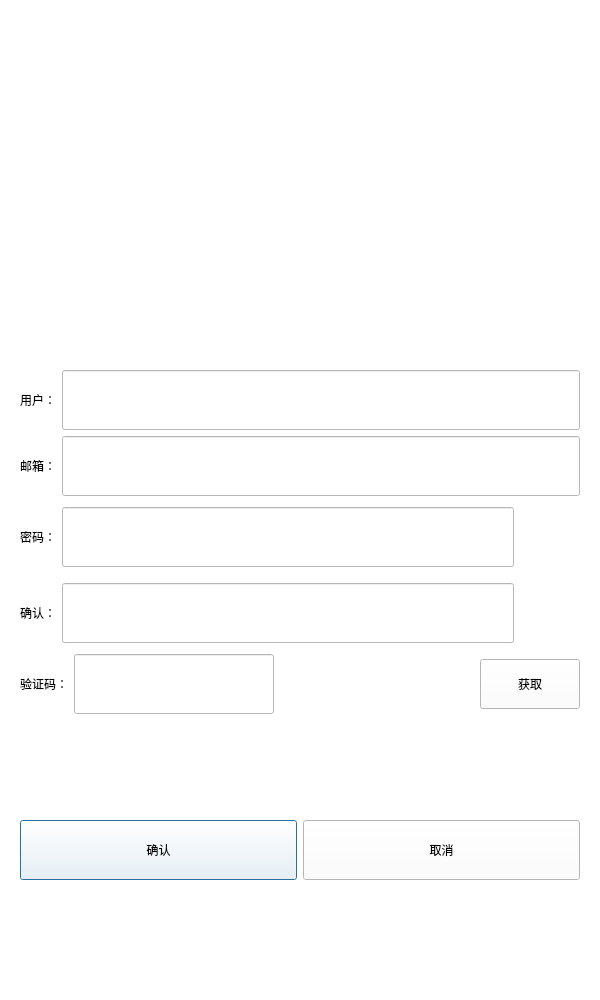
<?xml version="1.0" encoding="UTF-8"?>
<ui version="4.0">
 <class>RegisterDialog</class>
 <widget class="QDialog" name="RegisterDialog">
  <property name="geometry">
   <rect>
    <x>0</x>
    <y>0</y>
    <width>600</width>
    <height>1000</height>
   </rect>
  </property>
  <property name="minimumSize">
   <size>
    <width>600</width>
    <height>1000</height>
   </size>
  </property>
  <property name="maximumSize">
   <size>
    <width>600</width>
    <height>1000</height>
   </size>
  </property>
  <property name="windowTitle">
   <string>Dialog</string>
  </property>
  <property name="styleSheet">
   <string notr="true">background-color: rgb(255, 255, 255);</string>
  </property>
  <layout class="QGridLayout" name="gridLayout">
   <item row="1" column="0">
    <widget class="QStackedWidget" name="stackedWidget">
     <widget class="QWidget" name="page">
      <layout class="QGridLayout" name="gridLayout_2">
       <item row="2" column="0">
        <spacer name="verticalSpacer">
         <property name="orientation">
          <enum>Qt::Vertical</enum>
         </property>
         <property name="sizeType">
          <enum>QSizePolicy::Fixed</enum>
         </property>
         <property name="sizeHint" stdset="0">
          <size>
           <width>20</width>
           <height>100</height>
          </size>
         </property>
        </spacer>
       </item>
       <item row="3" column="0">
        <layout class="QHBoxLayout" name="horizontalLayout_6">
         <item>
          <widget class="QPushButton" name="sure_btn">
           <property name="minimumSize">
            <size>
             <width>0</width>
             <height>60</height>
            </size>
           </property>
           <property name="styleSheet">
            <string notr="true">color: rgb(0, 0, 0);</string>
           </property>
           <property name="text">
            <string>确认</string>
           </property>
          </widget>
         </item>
         <item>
          <widget class="QPushButton" name="cancel_btn">
           <property name="minimumSize">
            <size>
             <width>0</width>
             <height>60</height>
            </size>
           </property>
           <property name="styleSheet">
            <string notr="true">color: rgb(0, 0, 0);</string>
           </property>
           <property name="text">
            <string>取消</string>
           </property>
          </widget>
         </item>
        </layout>
       </item>
       <item row="4" column="0">
        <spacer name="verticalSpacer_2">
         <property name="orientation">
          <enum>Qt::Vertical</enum>
         </property>
         <property name="sizeType">
          <enum>QSizePolicy::Fixed</enum>
         </property>
         <property name="sizeHint" stdset="0">
          <size>
           <width>20</width>
           <height>100</height>
          </size>
         </property>
        </spacer>
       </item>
       <item row="0" column="0">
        <widget class="QWidget" name="widget" native="true">
         <widget class="QLabel" name="label_6">
          <property name="geometry">
           <rect>
            <x>60</x>
            <y>20</y>
            <width>471</width>
            <height>261</height>
           </rect>
          </property>
          <property name="text">
           <string/>
          </property>
          <property name="pixmap">
           <pixmap resource="rc.qrc">:/res/images/user.png</pixmap>
          </property>
          <property name="alignment">
           <set>Qt::AlignCenter</set>
          </property>
         </widget>
         <widget class="QLabel" name="error_tip">
          <property name="geometry">
           <rect>
            <x>140</x>
            <y>280</y>
            <width>271</width>
            <height>31</height>
           </rect>
          </property>
          <property name="styleSheet">
           <string notr="true"/>
          </property>
          <property name="text">
           <string/>
          </property>
          <property name="alignment">
           <set>Qt::AlignCenter</set>
          </property>
         </widget>
        </widget>
       </item>
       <item row="1" column="0">
        <layout class="QVBoxLayout" name="verticalLayout">
         <item>
          <layout class="QHBoxLayout" name="horizontalLayout">
           <item>
            <widget class="QLabel" name="user_label">
             <property name="minimumSize">
              <size>
               <width>0</width>
               <height>60</height>
              </size>
             </property>
             <property name="styleSheet">
              <string notr="true">color: rgb(0, 0, 0);</string>
             </property>
             <property name="text">
              <string>用户：</string>
             </property>
            </widget>
           </item>
           <item>
            <widget class="QLineEdit" name="user_lineEdit">
             <property name="minimumSize">
              <size>
               <width>0</width>
               <height>60</height>
              </size>
             </property>
            </widget>
           </item>
          </layout>
         </item>
         <item>
          <layout class="QHBoxLayout" name="horizontalLayout_2">
           <item>
            <widget class="QLabel" name="email_label">
             <property name="minimumSize">
              <size>
               <width>0</width>
               <height>60</height>
              </size>
             </property>
             <property name="styleSheet">
              <string notr="true">color: rgb(0, 0, 0);</string>
             </property>
             <property name="text">
              <string>邮箱：</string>
             </property>
            </widget>
           </item>
           <item>
            <widget class="QLineEdit" name="email_lineEdit">
             <property name="minimumSize">
              <size>
               <width>0</width>
               <height>60</height>
              </size>
             </property>
            </widget>
           </item>
          </layout>
         </item>
         <item>
          <layout class="QHBoxLayout" name="horizontalLayout_3">
           <item>
            <widget class="QLabel" name="pass_label">
             <property name="minimumSize">
              <size>
               <width>0</width>
               <height>60</height>
              </size>
             </property>
             <property name="styleSheet">
              <string notr="true">color: rgb(0, 0, 0);</string>
             </property>
             <property name="text">
              <string>密码：</string>
             </property>
            </widget>
           </item>
           <item>
            <widget class="QLineEdit" name="pass_lineEdit">
             <property name="minimumSize">
              <size>
               <width>0</width>
               <height>60</height>
              </size>
             </property>
            </widget>
           </item>
           <item>
            <widget class="ClickedLabel" name="pass_visible">
             <property name="minimumSize">
              <size>
               <width>60</width>
               <height>0</height>
              </size>
             </property>
             <property name="maximumSize">
              <size>
               <width>60</width>
               <height>16777215</height>
              </size>
             </property>
             <property name="text">
              <string/>
             </property>
            </widget>
           </item>
          </layout>
         </item>
         <item>
          <layout class="QHBoxLayout" name="horizontalLayout_4">
           <item>
            <widget class="QLabel" name="confirm_label">
             <property name="minimumSize">
              <size>
               <width>0</width>
               <height>60</height>
              </size>
             </property>
             <property name="styleSheet">
              <string notr="true">color: rgb(0, 0, 0);</string>
             </property>
             <property name="text">
              <string>确认：</string>
             </property>
            </widget>
           </item>
           <item>
            <widget class="QLineEdit" name="confirm_lineEdit">
             <property name="minimumSize">
              <size>
               <width>0</width>
               <height>60</height>
              </size>
             </property>
            </widget>
           </item>
           <item>
            <widget class="ClickedLabel" name="comfirm_visible">
             <property name="minimumSize">
              <size>
               <width>60</width>
               <height>0</height>
              </size>
             </property>
             <property name="maximumSize">
              <size>
               <width>60</width>
               <height>16777215</height>
              </size>
             </property>
             <property name="text">
              <string/>
             </property>
            </widget>
           </item>
          </layout>
         </item>
         <item>
          <layout class="QHBoxLayout" name="horizontalLayout_5">
           <item>
            <widget class="QLabel" name="varify_lable">
             <property name="minimumSize">
              <size>
               <width>0</width>
               <height>60</height>
              </size>
             </property>
             <property name="styleSheet">
              <string notr="true">color: rgb(0, 0, 0);</string>
             </property>
             <property name="text">
              <string>验证码：</string>
             </property>
            </widget>
           </item>
           <item>
            <widget class="QLineEdit" name="varify_edit">
             <property name="minimumSize">
              <size>
               <width>0</width>
               <height>60</height>
              </size>
             </property>
            </widget>
           </item>
           <item>
            <spacer name="horizontalSpacer">
             <property name="orientation">
              <enum>Qt::Horizontal</enum>
             </property>
             <property name="sizeType">
              <enum>QSizePolicy::Fixed</enum>
             </property>
             <property name="sizeHint" stdset="0">
              <size>
               <width>200</width>
               <height>20</height>
              </size>
             </property>
            </spacer>
           </item>
           <item>
            <widget class="TimerBtn" name="get_code">
             <property name="minimumSize">
              <size>
               <width>100</width>
               <height>50</height>
              </size>
             </property>
             <property name="styleSheet">
              <string notr="true">color: rgb(0, 0, 0);</string>
             </property>
             <property name="text">
              <string>获取</string>
             </property>
            </widget>
           </item>
          </layout>
         </item>
        </layout>
       </item>
      </layout>
      <zorder>verticalSpacer</zorder>
      <zorder>verticalSpacer_2</zorder>
      <zorder>widget</zorder>
     </widget>
     <widget class="QWidget" name="page_2">
      <layout class="QVBoxLayout" name="verticalLayout_2">
       <item>
        <widget class="QLabel" name="tip_label">
         <property name="font">
          <font>
           <family>Agency FB</family>
           <pointsize>12</pointsize>
          </font>
         </property>
         <property name="styleSheet">
          <string notr="true">color: rgb(0, 0, 0);</string>
         </property>
         <property name="text">
          <string>注册成功，5s后返回登陆界面</string>
         </property>
         <property name="alignment">
          <set>Qt::AlignCenter</set>
         </property>
        </widget>
       </item>
       <item>
        <widget class="QLabel" name="tip_label2">
         <property name="font">
          <font>
           <family>Agency FB</family>
           <pointsize>12</pointsize>
          </font>
         </property>
         <property name="styleSheet">
          <string notr="true">
color: rgb(0, 0, 0);</string>
         </property>
         <property name="text">
          <string>点击下方按钮立即返回</string>
         </property>
         <property name="alignment">
          <set>Qt::AlignCenter</set>
         </property>
        </widget>
       </item>
       <item>
        <widget class="QWidget" name="widget_2" native="true">
         <property name="autoFillBackground">
          <bool>false</bool>
         </property>
         <widget class="QPushButton" name="return_btn">
          <property name="geometry">
           <rect>
            <x>210</x>
            <y>80</y>
            <width>150</width>
            <height>120</height>
           </rect>
          </property>
          <property name="styleSheet">
           <string notr="true">color: rgb(0, 0, 0);</string>
          </property>
          <property name="text">
           <string>返回</string>
          </property>
         </widget>
        </widget>
       </item>
      </layout>
     </widget>
    </widget>
   </item>
  </layout>
 </widget>
 <customwidgets>
  <customwidget>
   <class>ClickedLabel</class>
   <extends>QLabel</extends>
   <header>clickedlabel.h</header>
  </customwidget>
  <customwidget>
   <class>TimerBtn</class>
   <extends>QPushButton</extends>
   <header>timerbtn.h</header>
  </customwidget>
 </customwidgets>
 <resources>
  <include location="rc.qrc"/>
 </resources>
 <connections/>
</ui>
